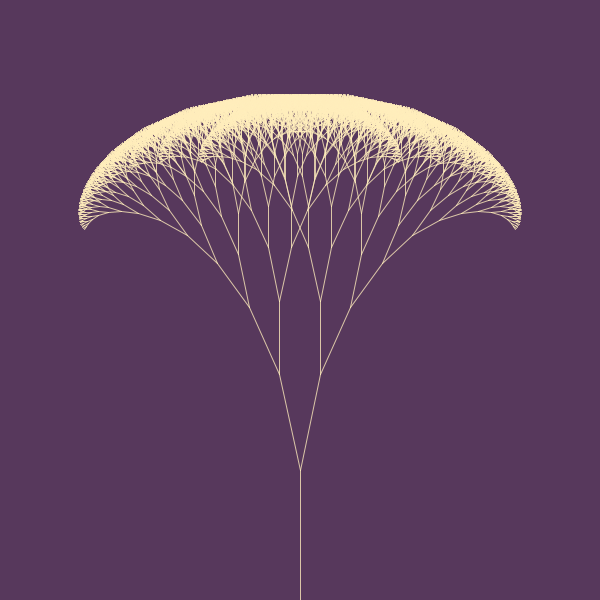
Frame 1 (no input)
Frame 60 (the mouse pressed at the canvas centre just before this capture): identical to frame 1, image omitted
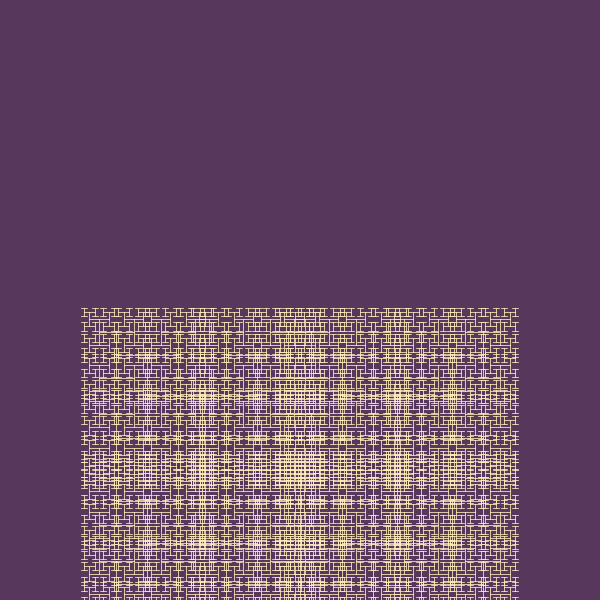
Frame 120 (the mouse held since frame 60 and released just before this capture)

The Processing sketch that drew these frames (run headless with seeded random() and noise(); from frame 60 on, the mouse is pressed at the canvas centre):

// Processing sketch: processing_152164
// ── processing_152164.pde

float angleSteps = PI / 15;

void setup ()
{
  size (600, 600);
  smooth();
}

void draw ()
{

  background (#57385c);
  
  if (mousePressed == true)
  {
    angleSteps = map (mouseX, 0, width, 0, PI);
  }
  
  stroke (#ffedbc, 200);
  drawBranch (width/2, height, 130, -PI/2);
}

void drawBranch (float startX, float startY, float branchLength, float angle)
{
  float endX = startX + cos (angle) * branchLength;
  float endY = startY + sin (angle) * branchLength;
  
  line (startX, startY, endX, endY);
  
  branchLength = branchLength * 0.75;
  
  if (branchLength > 3)
  {
    drawBranch (endX, endY, branchLength, angle + angleSteps);
    drawBranch (endX, endY, branchLength, angle - angleSteps);
  }
}
